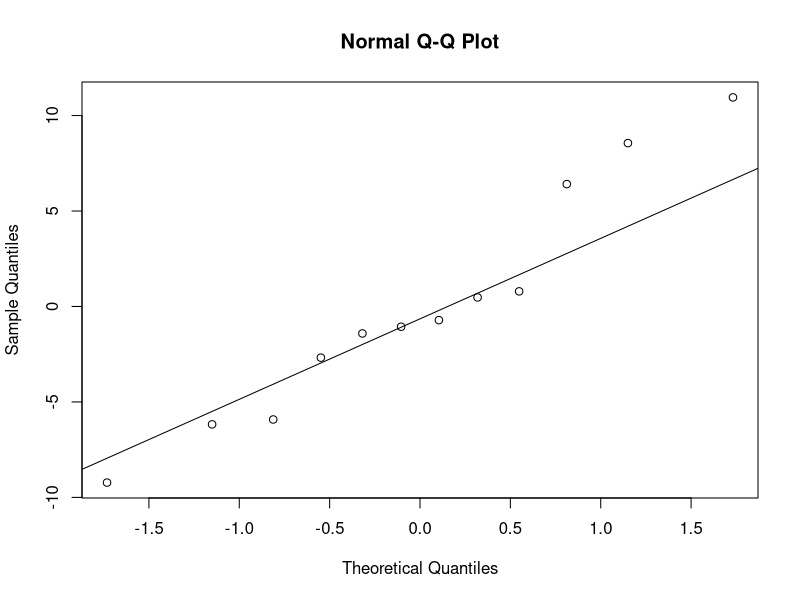

Reproduce this figure in R. (Note: this script raises an error after producing the figure.)
# -----------------------------------------------------------------------------
#   Question 1
# -----------------------------------------------------------------------------

X_mean <- 2
Y_mean <- -1

# theorem 2.56
2*X_mean+Y_mean
# 3

# -----------------------------------------------------------------------------
#   Question 2
# -----------------------------------------------------------------------------

y <- c(59, 52, 42, 59, 24, 24, 40, 32, 63, 55, 34, 24)
x <- c(298, 303, 270, 287, 236, 245, 265, 233, 286, 290, 264, 239)

fit <- lm(y ~ x)

summary(fit)

# 3 - 0.8334


# -----------------------------------------------------------------------------
#   Question 3
# -----------------------------------------------------------------------------

y <- c(59, 52, 42, 59, 24, 24, 40, 32, 63, 55, 34, 24)
x <- c(298, 303, 270, 287, 236, 245, 265, 233, 286, 290, 264, 239)

fit <- lm(y ~ x)

qqnorm(fit$residuals)
qqline(fit$residuals)

# 2

# -----------------------------------------------------------------------------
#   Question 4
# -----------------------------------------------------------------------------

df <- 10
n <- df+2
s <- 0.0763
p <- 1
conf_interval <- 95
alpha <- (100 - conf_interval) / 100
1-alpha/2
t <- qt(1 - alpha / 2, n - (p+1))     # T-value
t

# 3

# -----------------------------------------------------------------------------
#   Question 5
# -----------------------------------------------------------------------------

# 4

# -----------------------------------------------------------------------------
#   Question 6
# -----------------------------------------------------------------------------

df <- 34
# To do it from the standard deviation, sample mean and sample size
# n is sample size
n <- df+1
# x is sample mean
x <- 6.461533
# sample standard deviation is
s <- 0.845 # wtf where
# the confidence interval thingy
conf_interval <- 99
alpha <- (100 - conf_interval) / 100

# Calculate
x + c(-1, 1) * qt(1 - alpha / 2, n - 1) * s / sqrt(n)

# 3 - 6.07 6.85

# -----------------------------------------------------------------------------
#   Question 7
# -----------------------------------------------------------------------------

# To do it from the standard deviation, sample mean and sample size
# n is sample size
n <- 34+1
# x is sample mean
x <- 1.857769
# variance
v <- 0.01643549
# sample standard deviation is
s <- sqrt(v)
t <- 45.117
# the confidence interval thingy
conf_interval <- 95
alpha <- (100 - conf_interval) / 100

# Calculate
x + c(-1, 1) * qt(1 - alpha / 2, n - 1) * s / sqrt(n)

x + t

# 4

# -----------------------------------------------------------------------------
#   Question 8
# -----------------------------------------------------------------------------

t.test(log(range1), log(range2), paired = TRUE)
#4?

# -----------------------------------------------------------------------------
#   Question 9
# -----------------------------------------------------------------------------

# method 3.63
ME <- 0.1
s <- 0.8
n <- ((1.96*s)/ME)^2
n
# 4

# -----------------------------------------------------------------------------
#   Question 10
# -----------------------------------------------------------------------------

SST <- 14.163 + 20.305

# 4

# -----------------------------------------------------------------------------
#   Question 11
# -----------------------------------------------------------------------------

# 4 - 0.02 < 0.05 (p)

# -----------------------------------------------------------------------------
#   Question 12
# -----------------------------------------------------------------------------

# binomial

# How many "hits" you want / the value you want to hit
x <- 2
# size is how many times you try / draw
size <- 6
# the probability of getting a hit (percent - 3% -> 0.03)
prob <- 35 / 100

# probability of two or more (at least), so probability of 1 or fewer, other way around
1 - pbinom(x-1, size = size, prob = prob)

# 5 - 0.681


# -----------------------------------------------------------------------------
#   Question 13
# -----------------------------------------------------------------------------

# simulation

# size is how many times you try / draw
size <- 6
# the probability of getting a hit (percent - 3% -> 0.03)
prob <- 35 / 100
# Number of values
k <- 1000000
x <- rbinom(n = k, size = size, prob = prob)
var(x)

# 4 - 1.37

# -----------------------------------------------------------------------------
#   Question 14
# -----------------------------------------------------------------------------

# poisson
bus_per_minute <- 1/15
minutes <- 20
# In a Poisson distribution, the parameter lambda (λ) represents the average number of events that occur in a given
# interval of time or space. It is also known as the rate parameter or the expected value of the distribution.
lambda <- bus_per_minute*minutes

x <- 1

# dpois: This function calculates the probability density function (PDF) of the Poisson
# distribution at a given point. The PDF gives the probability of observing a value within
# a given range.
dpois(x, lambda = lambda)

# 3 - 35.1%


# -----------------------------------------------------------------------------
#   Question 15
# -----------------------------------------------------------------------------

# # poisson
# bus_per_minute <- 1/15
# minutes <- 20
# # In a Poisson distribution, the parameter lambda (λ) represents the average number of events that occur in a given
# # interval of time or space. It is also known as the rate parameter or the expected value of the distribution.
# lambda <- 1/15*60
#
# x <- 90
#
# # ppois: This function calculates the cumulative distribution function (CDF) of the Poisson
# # distribution at a given point. The CDF gives the probability of observing a value less than
# # or equal to a given point.
# qpois(x, lambda = lambda)
# 1 - qpois(x, lambda = lambda)
#
# n <- 10
# # Simulate
# x <- rexp(n, rate = 1/15)
# # Plot the empirical pdf
# plot(table(x)/n)
# # Add the pdf to the plot
# lines(0:20, dpois(0:20,lambda), type="h", col="red")
#
#
# gen <- dnorm(1, 15)
# hist(gen)

# ------------------------

rate <- 1/15
x <- 0.9
# qexp is the inverse cumulative distribution function (ICDF) of the exponential distribution. It calculates the value
# at which a given probability occurs in the exponential distribution.
qexp(x, rate = rate)

# 3 - 34.53

# -----------------------------------------------------------------------------
#   Question 16
# -----------------------------------------------------------------------------

runif(50, 0, 100)
# 1

# -----------------------------------------------------------------------------
#   Question 17
# -----------------------------------------------------------------------------

df <- 10
q <- 0.371
2*(1 - pt(q=q, df=df))
# 4 - 0.7184

# -----------------------------------------------------------------------------
#   Question 18
# -----------------------------------------------------------------------------

df <- 10
p <- 2
n <- df + (p+1)
n
# 5 - 13

# -----------------------------------------------------------------------------
#   Question 19
# -----------------------------------------------------------------------------

# 1 - p < 0.5 (sign diff)

# -----------------------------------------------------------------------------
#   Question 20
# -----------------------------------------------------------------------------

simsamples <- replicate(10000, sample(glutenA, replace = FALSE)) # FALSE?
simmeans <- apply(simsamples, 2, mean)
quantile(simmeans, c(0.025, 0.975))
# 4

# -----------------------------------------------------------------------------
#   Question 21
# -----------------------------------------------------------------------------

simsamples <- replicate(10000, rnorm(10,mean(glutenA),sd(glutenA)))
simsds <- apply(simsamples, 2, sd)
quantile(simsds, c(0.025, 0.975))

# 2 (or 1 if mean)

# -----------------------------------------------------------------------------
#   Question 22
# -----------------------------------------------------------------------------

# 1

# -----------------------------------------------------------------------------
#   Question 23
# -----------------------------------------------------------------------------

# 5

# -----------------------------------------------------------------------------
#   Question 24
# -----------------------------------------------------------------------------

n <- 1268
p <- (852)/n
conf_interval <- 95
alpha <- (100 - conf_interval) / 100
p + c(-1, 1) * sqrt(p * (1 - p) / n) * qnorm(1 - alpha / 2)
# 4 -  0.6460817 0.6977669

# -----------------------------------------------------------------------------
#   Question 25
# -----------------------------------------------------------------------------

# p1 <- 746/1085
# p2 <- 339/1085
n1 <- 852
n2 <- 416
p1 <- 746/n1
p2 <- 339/n2
conf_interval <- 95
alpha <- (100 - conf_interval) / 100
p1-p2 + c(-1,1) * sqrt(p1*(1-p1)/n1+p2*(1-p2)/n2)*qnorm(1 - alpha / 2)

# 3 - 0.01727775 0.10408826

# -----------------------------------------------------------------------------
#   Question 26
# -----------------------------------------------------------------------------

total_allgender <- 1268
total_agree <- 1085
total_male <- 416

male_agree <- total_agree/total_allgender*total_male
male_agree

# 5

# -----------------------------------------------------------------------------
#   Question 27
# -----------------------------------------------------------------------------


#  Insert values
n1 <- 3
n2 <- 2
alpha <- 0.05

# Calculate values
df2d <- (n1 - 1) * (n2 - 1)

# Calculate Result
qchisq(1 - alpha, df2d)

# 2 - 5.991

# -----------------------------------------------------------------------------
#   Question 28
# -----------------------------------------------------------------------------

x <- c(-4.8, -0.1, -1.4, -3.3, 1.1, -2.2, -2.6, -2.8)
sd(x)
# 4 - 1.86

# -----------------------------------------------------------------------------
#   Question 29
# -----------------------------------------------------------------------------

x <- c(-4.8, -0.1, -1.4, -3.3, 1.1, -2.2, -2.6, -2.8)
hist(x)
# 3 - C

# -----------------------------------------------------------------------------
#   Question 30
# -----------------------------------------------------------------------------

# x <- c(-4.8, -0.1, -1.4, -3.3, 1.1, -2.2, -2.6, -2.8)

x <- 10       # Mean
s <- 5       # Standard Deviation
q <- 20       # Quantile to check for

# P( X <= x )
pnorm(10-1, x, s) # P(Y < 10)
1-pnorm(10-1, x, s) # P(Y > 10)
pnorm(10-1, x, s)-pnorm(0-1, x, s) # P(0 < Y < 10)
pnorm(20-1, x, s)-pnorm(0-1, x, s) # P(0 < Y < 20)
1-pnorm(20-1, x, s) # P(Y > 20)


pnorm(20, x, s)-pnorm(0, x, s) # P(0 < Y < 20)
# 4 - 0.954
